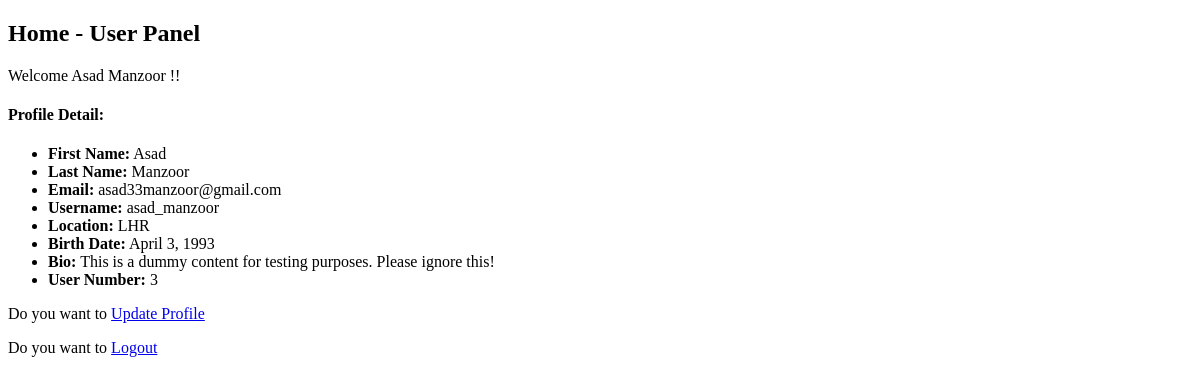
Screenshot of / (signed in) with the database file from the repository.
### users/models.py (models this page shows, shortened)
class CustomUser(AbstractBaseUser):
    objects = CustomUserManager()
    username = models.CharField(
        max_length=300, unique=True,
        validators=[RegexValidator(regex = '^[a-zA-Z0-9.+-_]*$',
                                   message='Username must be alphanumeric or contain numbers',
                                   code='invalid_username')
                    ])
    email = models.EmailField(max_length=255, unique=True, verbose_name='email address')
    is_admin = models.BooleanField(default=False)
    is_staff = models.BooleanField(default=False)
    LOCATIONS = (
        ('LHR', 'Lahore'),
        ('ISL', 'Islamabad'),
        ('KHI', 'Karachi'),
        ('PEW', 'Peshawar'),
        ('QTA', 'Quetta'),
    )
    first_name = models.CharField(max_length=50, blank=True, default='')
    last_name = models.CharField(max_length=50, blank=True, default='')
    bio = models.TextField(max_length=500, blank=True, default='')
    location = models.CharField(max_length=3, choices=LOCATIONS, default='LHR')
    birth_date = models.DateField(null=True, blank=True, default=timezone.now)
    user_number = models.IntegerField(default=0)
    USERNAME_FIELD = 'username'
    REQUIRED_FIELDS = ['email']
    def get_full_name(self):
        return f"{self.first_name} {self.last_name}"

### templates/home.html (shortened to what this page needs)
{% extends 'base.html' %}
{% block content %}
    <h2>Home - User Panel</h2>
    {% if user.is_authenticated %}
        Welcome {{ user.get_full_name }} !!
        <h4>Profile Detail:</h4>
        <ul>
            <li><strong>First Name:</strong> {{ user.first_name }}</li>
            <li><strong>Last Name:</strong> {{ user.last_name }}</li>
            <li><strong>Email:</strong> {{ user.email }}</li>
            <li><strong>Username:</strong> {{ user.username }}</li>
            <li><strong>Location:</strong> {{ user.location }}</li>
            <li><strong>Birth Date:</strong> {{ user.birth_date }}</li>
            <li><strong>Bio:</strong> {{ user.bio }}</li>
            <li><strong>User Number:</strong> {{ user.user_number }}</li>
        </ul>
        <p>Do you want to <a href="{% url 'user_profile' %}">Update Profile</a></p>
        <p>Do you want to <a href="{% url 'user_logout' %}">Logout</a></p>
    {% else %}
        <p>Existing User? Please Login :: <a href="{% url 'user_login' %}">Login</a></p>
        <p>New User? Please Sign Up :: <a href="{% url 'user_signup' %}">Signup</a></p>
    {% endif %}
{% endblock %}

### templates/base.html (shortened to what this page needs)
<!DOCTYPE html>
<html>
<head>
</head>
<body>
  {% load static %}
  <link rel="stylesheet" type="text/css" href="{% static 'style.css' %}">
  <link rel="stylesheet" type="text/css" href="{% static 'smoothness_jquery-ui.css' %}">
  <main>
    {% block content %}
    {% endblock %}
  </main>
</body>
</html>

### rows the page displays
CustomUser: get_full_name "Asad Manzoor", first_name "Asad", last_name "Manzoor", email "asad33manzoor@gmail.com", username "asad_manzoor", location "LHR", birth_date "April 3, 1993", bio "This is a dummy content for testing purposes. Please ignore this!", user_number "3"
